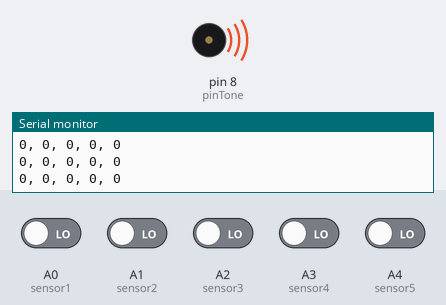
Simulated run of this sketch. Board: Arduino Uno, built with avr-gcc and run on an emulated ATmega328P. On the bench: buzzer (waves = sounding), the last lines printed to the serial monitor. The test bench sets the inputs (shaded band); at power-on: A0 (sensor1), A1 (sensor2), A2 (sensor3), A3 (sensor4), A4 (sensor5) LOW.

Above: at 1.2 s.
1.3 s: A0 (sensor1) driven HIGH and A1 (sensor2) driven HIGH and A2 (sensor3) driven HIGH and A3 (sensor4) driven HIGH and A4 (sensor5) driven HIGH
At 2.4 s:
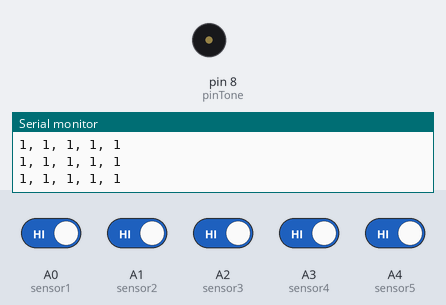
2.8 s: A0 (sensor1) driven LOW
At 3.4 s:
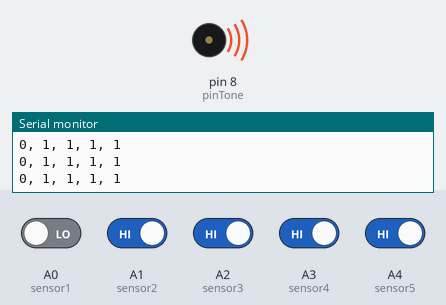
4.3 s: A0 (sensor1) driven HIGH
At 5.7 s:
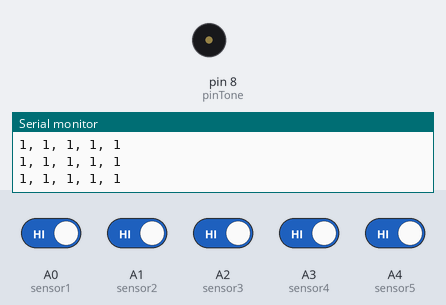
Timing chart, 0 to 7.3 s (numbered marks = the images above; inputs shaded):
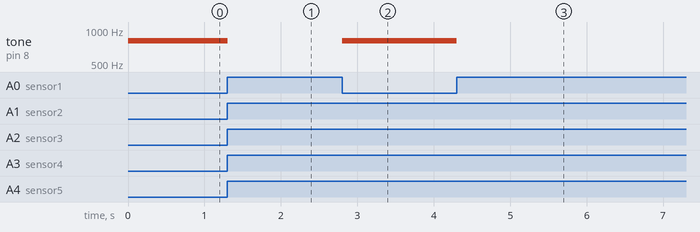

The sketch:

Teste_sensores_tone.ino
```cpp
int sensor1 = A0;
int sensor2 = A1;
int sensor3 = A2;
int sensor4 = A3;
int sensor5 = A4;
int pinTone = 8;

void setup() {
  pinMode (sensor1, INPUT);
  pinMode (sensor2, INPUT);
  pinMode (sensor3, INPUT);
  pinMode (sensor4, INPUT);
  pinMode (sensor5, INPUT);
  pinMode(pinTone, OUTPUT);
  Serial.begin(9600);
}

void loop() {
  // put your main code here, to run repeatedly:
  if (digitalRead(sensor1) && digitalRead(sensor2) && digitalRead(sensor3) && digitalRead(sensor4) && digitalRead(sensor5))
    noTone(pinTone);
  else
    tone(pinTone, 800);
  Serial.print(digitalRead(sensor1));
  Serial.print(", ");
  Serial.print(digitalRead(sensor2));
  Serial.print(", ");
  Serial.print(digitalRead(sensor3));
  Serial.print(", ");
  Serial.print(digitalRead(sensor4));
  Serial.print(", ");
  Serial.print(digitalRead(sensor5));
  Serial.println();
}
```

Measured:
- after the input at 1.3 s, tone on pin 8 (pinTone): 800 Hz → silent at once
- after the input at 2.8 s, tone on pin 8 (pinTone): silent → 800 Hz at once
- after the input at 4.3 s, tone on pin 8 (pinTone): 800 Hz → silent at once
